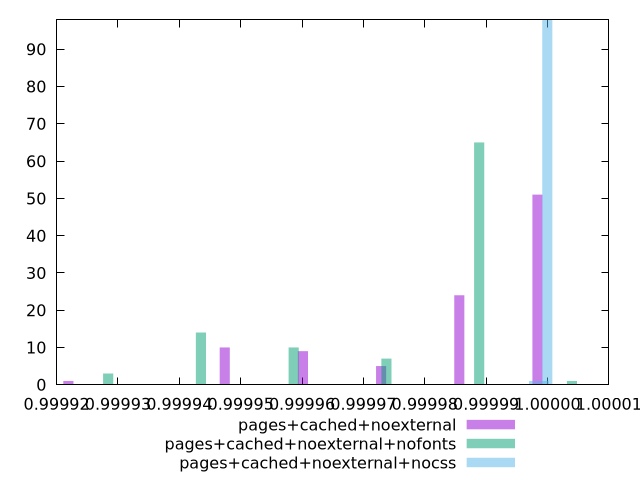

This figure's gnuplot source:
$_pagesCachedNoexternal <<EOF
0.9999983638823595 51
0.9999473981637986 10
0.9999728810230791 5
0.9999856224527193 24
0.9999219153045182 1
0.9999601395934389 9
EOF
$_pagesCachedNoexternalNofonts <<EOF
0.9999888645550634 65
0.9999435163282946 14
0.9999586324038842 10
1.000003980630653 1
0.9999284002527049 3
0.9999737484794737 7
EOF
$_pagesCachedNoexternalNocss <<EOF
0.9999999641342968 98
0.99999780855098 1
0.9999993949667038 1
EOF
set key outside below
set terminal pngcairo
set output "report_00005_2020-11-02T22-26-11.212Z/max-potential-fid/max-potential-fid_pages+cached+noexternal_pages+cached+noexternal+nofonts_pages+cached+noexternal+nocss+hist.png"
set boxwidth 0.000001641306522697228
set style fill transparent solid 0.5 noborder
set yrange [0:98]
plot $_pagesCachedNoexternal title "pages+cached+noexternal" with boxes ,$_pagesCachedNoexternalNofonts title "pages+cached+noexternal+nofonts" with boxes ,$_pagesCachedNoexternalNocss title "pages+cached+noexternal+nocss" with boxes ,
